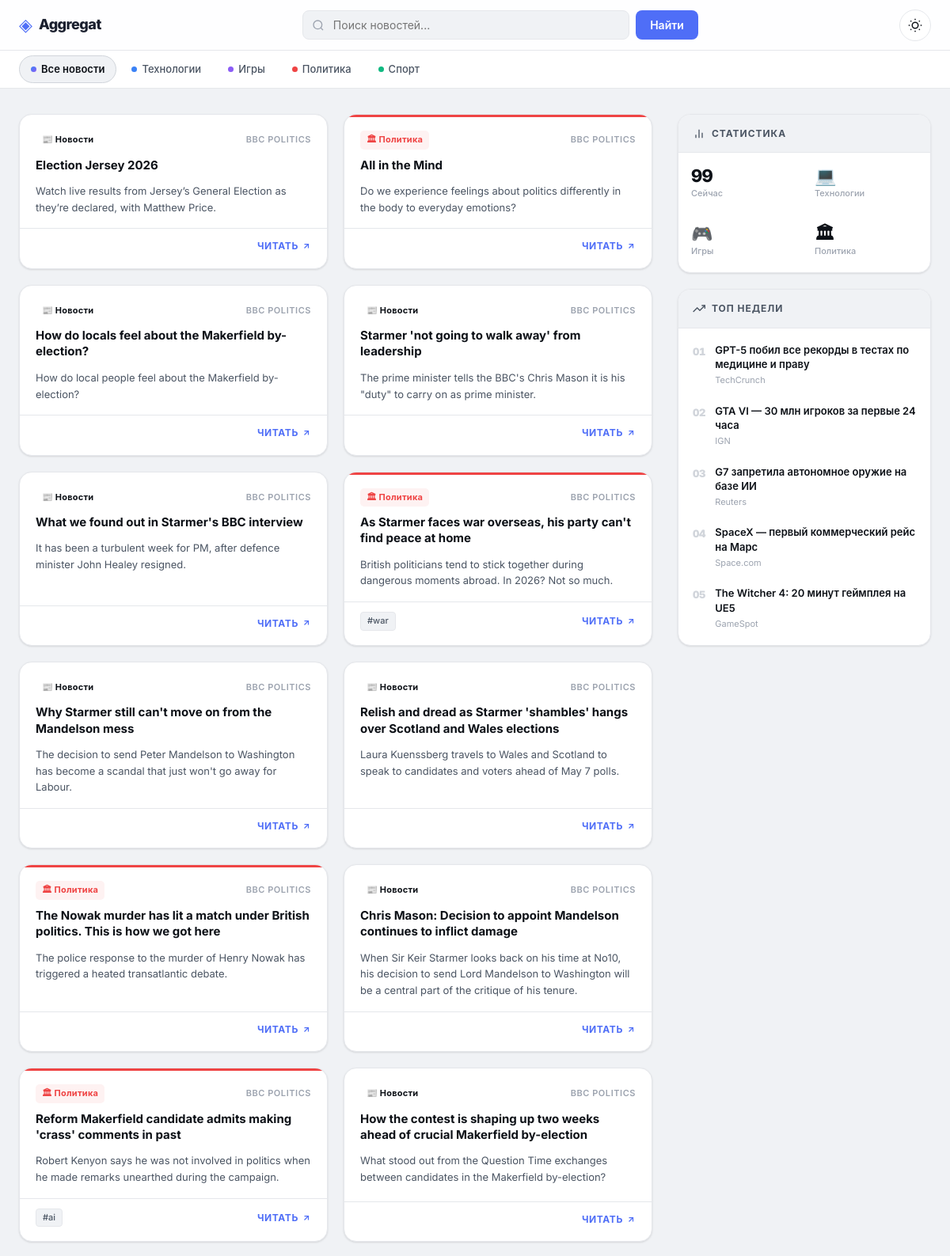
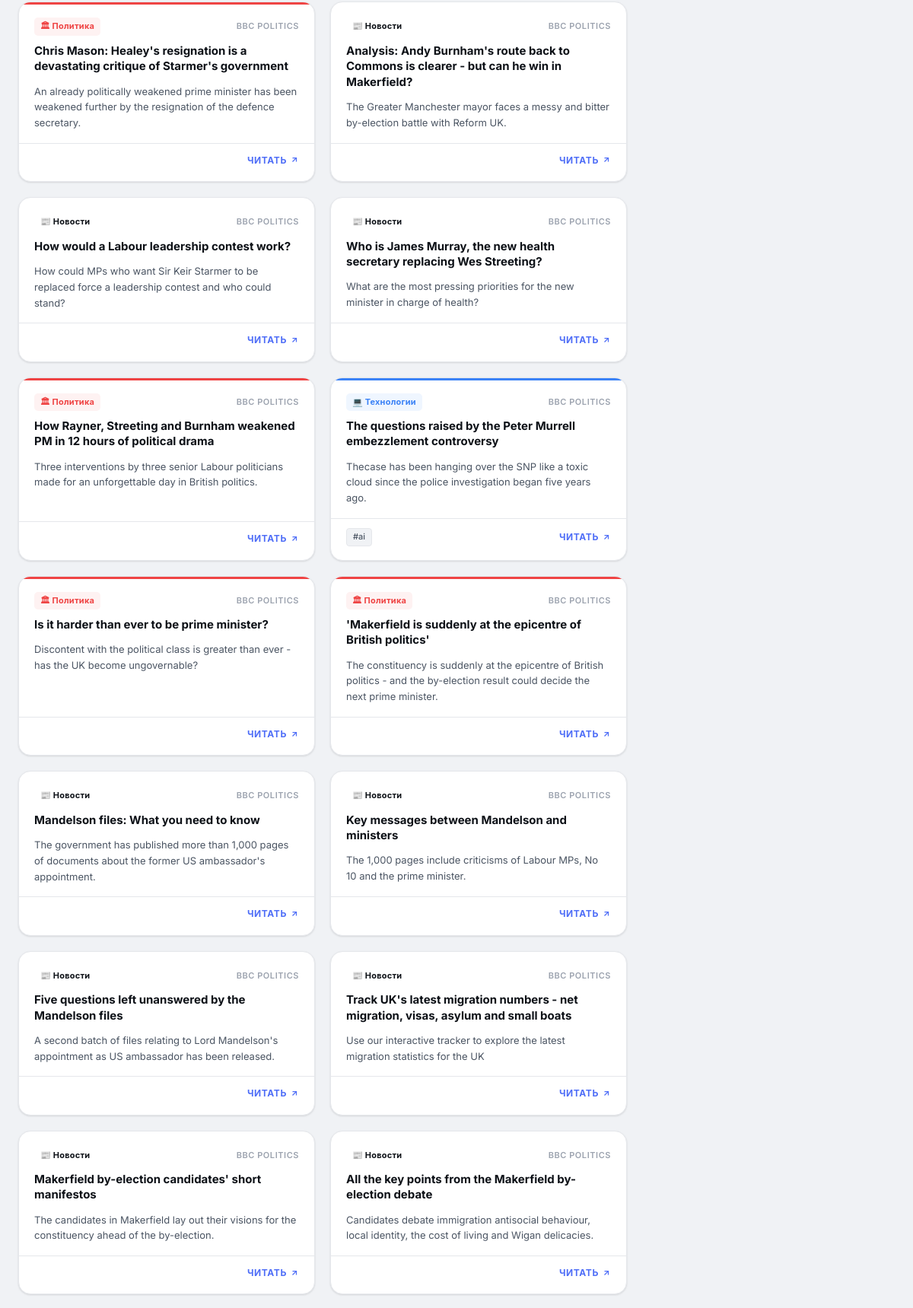
The page / (upper part) on the database its author committed (2 pictures, top to bottom).
### tables this page shows
CREATE TABLE articles (
        id INTEGER PRIMARY KEY AUTOINCREMENT,
        title TEXT UNIQUE,
        link TEXT,
        description TEXT,
        published TEXT,
        source TEXT,
        category TEXT DEFAULT 'Unknown',
        tags TEXT DEFAULT ''
    );

### app.py (the view)
@app.route("/")
def home():
    search = request.args.get("search", "")
    category = request.args.get("category", "")
    conn = get_connection()
    cursor = conn.cursor()
    query = """
        SELECT title, source, link, description, published, category, tags
        FROM articles
        WHERE 1=1
    """
    params = []
    if search:
        query += " AND title LIKE ?"
        params.append(f"%{search}%")
    if category:
        query += " AND category = ?"
        params.append(category)
    query += " ORDER BY id DESC"
    cursor.execute(query, params)
    articles = cursor.fetchall()
    conn.close()
    return render_template("index.html", articles=articles)

### app.py (called while the page is built)
def get_connection():
    return sqlite3.connect(DB_NAME)

### templates/index.html (shortened to what this page needs)
<!DOCTYPE html>
<html lang="ru">
<head>
    <link rel="stylesheet" href="{{ url_for('static', filename='style.css') }}">
</head>
<body>
<nav class="topnav">
    <div class="topnav-inner">
        <a class="brand" href="/">
            <span class="brand-icon">◈</span>
            <span class="brand-name">Aggregat</span>
        </a>
        <form class="search-form" method="GET" action="/">
            <div class="search-wrap">
                <input
                    type="text"
                    name="search"
                    placeholder="Поиск новостей..."
                    value="{{ request.args.get('search', '') }}"
                >
            </div>
            <button type="submit" class="btn-search">Найти</button>
        </form>
        <button class="theme-toggle" onclick="toggleTheme()" aria-label="Переключить тему">
            <svg class="icon-sun" width="18" height="18" viewBox="0 0 24 24" fill="none" stroke="currentColor" stroke-width="2"><circle cx="12" cy="12" r="5"/><path d="M12 1v2M12 21v2M4.22 4.22l1.42 1.42M18.36 18.36l1.42 1.42M1 12h2M21 12h2M4.22 19.78l1.42-1.42M18.36 5.64l1.42-1.42"/></svg>
        </button>
    </div>
</nav>
<div class="catbar">
    <div class="catbar-inner">
        {% set current_cat = request.args.get('category', '')|lower %}
        <a href="/" class="cat-pill {% if not current_cat %}active{% endif %}">
            <span class="cat-dot all"></span>Все новости
        </a>
        <a href="/?category=technology" class="cat-pill {% if current_cat == 'technology' %}active{% endif %}">
            <span class="cat-dot tech"></span>Технологии
        </a>
        <a href="/?category=gaming" class="cat-pill {% if current_cat == 'gaming' %}active{% endif %}">
            <span class="cat-dot gaming"></span>Игры
        </a>
        <a href="/?category=politics" class="cat-pill {% if current_cat == 'politics' %}active{% endif %}">
            <span class="cat-dot politics"></span>Политика
        </a>
        <a href="/?category=sport" class="cat-pill {% if current_cat == 'sport' %}active{% endif %}">
            <span class="cat-dot sport"></span>Спорт
        </a>
    </div>
</div>
<div class="page-wrapper">
    <main class="feed">
        {% if articles %}
            {% for article in articles %}
            {% set clean_cat = (article[5]|default('unknown')|string|trim|lower) %}
            <article class="card cat-{{ clean_cat }}">
                <div class="card-header">
                    <div class="card-meta-row">
                        <span class="badge badge-{{ clean_cat }}">
                            {% if clean_cat == 'technology' %}💻 Технологии
                            {% elif clean_cat == 'gaming' %}🎮 Игры
                            {% elif clean_cat == 'politics' %}🏛 Политика
                            {% elif clean_cat == 'sport' %}⚽ Спорт
                            {% else %}📰 Новости{% endif %}
                        </span>
                        <span class="source-name">{{ article[1] }}</span>
                    </div>
                    <h2 class="card-title"><a href="{{ article[2] }}" target="_blank" rel="noopener">{{ article[0] }}</a></h2>
                </div>
                {% if article[3] %}
                <p class="card-desc">{{ article[3][:200] }}{% if article[3]|length > 200 %}…{% endif %}</p>
                {% endif %}
                <div class="card-footer">
                    <div class="tags">
                        {% for tag in (article[6] or '').split(',') if tag.strip() %}
                        <span class="tag">#{{ tag.strip() }}</span>
                        {% endfor %}
                    </div>
                    <a href="{{ article[2] }}" target="_blank" rel="noopener" class="read-link">
                        Читать <svg width="12" height="12" viewBox="0 0 24 24" fill="none" stroke="currentColor" stroke-width="2.5"><line x1="7" y1="17" x2="17" y2="7"/><polyline points="7 7 17 7 17 17"/></svg>
                    </a>
                </div>
            </article>
            {% endfor %}
        {% endif %}
    </main>
    <aside class="sidebar">
        <div class="sidebar-sticky">
            <div class="widget">
                <div class="widget-header">
                    <svg width="16" height="16" viewBox="0 0 24 24" fill="none" stroke="currentColor" stroke-width="2"><path d="M18 20V10"/><path d="M12 20V4"/><path d="M6 20v-6"/></svg>
                    Статистика
                </div>
                <div class="stats-grid">
                    <div class="stat-item">
                        <span class="stat-num">{{ articles|length }}</span>
                        <span class="stat-label">Сейчас</span>
                    </div>
                    <div class="stat-item">
                        <span class="stat-num tech-color">💻</span>
                        <span class="stat-label">Технологии</span>
                    </div>
                    <div class="stat-item">
                        <span class="stat-num gaming-color">🎮</span>
                        <span class="stat-label">Игры</span>
                    </div>
                    <div class="stat-item">
                        <span class="stat-num pol-color">🏛</span>
                        <span class="stat-label">Политика</span>
                    </div>
                </div>
            </div>
            <div class="widget">
                <div class="widget-header">
                    <svg width="16" height="16" viewBox="0 0 24 24" fill="none" stroke="currentColor" stroke-width="2"><polyline points="23 6 13.5 15.5 8.5 10.5 1 18"/><polyline points="17 6 23 6 23 12"/></svg>
                    Топ недели
                </div>
                <ol class="trending-list">
                    <li class="trending-item">
                        <span class="trend-num">01</span>
                        <div>
                            <a class="trend-title" href="#">GPT-5 побил все рекорды в тестах по медицине и праву</a>
                            <span class="trend-src">TechCrunch</span>
                        </div>
                    </li>
                    <li class="trending-item">
                        <span class="trend-num">02</span>
                        <div>
                            <a class="trend-title" href="#">GTA VI — 30 млн игроков за первые 24 часа</a>
                            <span class="trend-src">IGN</span>
                        </div>
                    </li>
                    <li class="trending-item">
                        <span class="trend-num">03</span>
                        <div>
                            <a class="trend-title" href="#">G7 запретила автономное оружие на базе ИИ</a>
                            <span class="trend-src">Reuters</span>
                        </div>
                    </li>
                    <li class="trending-item">
                        <span class="trend-num">04</span>
                        <div>
                            <a class="trend-title" href="#">SpaceX — первый коммерческий рейс на Марс</a>
                            <span class="trend-src">Space.com</span>
                        </div>
                    </li>
                    <li class="trending-item">
                        <span class="trend-num">05</span>
                        <div>
                            <a class="trend-title" href="#">The Witcher 4: 20 минут геймплея на UE5</a>
                            <span class="trend-src">GameSpot</span>
                        </div>
                    </li>
                </ol>
            </div>
        </div>
    </aside>
</div>
</body>
</html>

### rows shown on the page
articles: shows "📰 Новости", source "BBC POLITICS", title "Election Jersey 2026", description "Watch live results from Jersey’s General Election as they’re declared, with Matthew Price."
articles: shows "🏛 Политика", source "BBC POLITICS", title "All in the Mind", description "Do we experience feelings about politics differently in the body to everyday emotions?"
articles: shows "📰 Новости", source "BBC POLITICS", title "How do locals feel about the Makerfield by-election?", description "How do local people feel about the Makerfield by-election?"
articles: shows "📰 Новости", source "BBC POLITICS", title "Starmer 'not going to walk away' from leadership", description "The prime minister tells the BBC's Chris Mason it is his \"duty\" to carry on as prime minister."
articles: shows "📰 Новости", source "BBC POLITICS", title "What we found out in Starmer's BBC interview", description "It has been a turbulent week for PM, after defence minister John Healey resigned."
articles: shows "🏛 Политика", source "BBC POLITICS", title "As Starmer faces war overseas, his party can't find peace at home", description "British politicians tend to stick together during dangerous moments abroad. In 2026? Not so much.", strip "war"
articles: shows "📰 Новости", source "BBC POLITICS", title "Why Starmer still can't move on from the Mandelson mess", description "The decision to send Peter Mandelson to Washington has become a scandal that just won't go away for Labour."
articles: shows "📰 Новости", source "BBC POLITICS", title "Relish and dread as Starmer 'shambles' hangs over Scotland and Wales elections", description "Laura Kuenssberg travels to Wales and Scotland to speak to candidates and voters ahead of May 7 polls."
articles: shows "🏛 Политика", source "BBC POLITICS", title "The Nowak murder has lit a match under British politics. This is how we got here", description "The police response to the murder of Henry Nowak has triggered a heated transatlantic debate."
articles: shows "📰 Новости", source "BBC POLITICS", title "Chris Mason: Decision to appoint Mandelson continues to inflict damage", description "When Sir Keir Starmer looks back on his time at No10, his decision to send Lord Mandelson to Washington will be a central part of the critique of his tenure."
articles: shows "🏛 Политика", source "BBC POLITICS", title "Reform Makerfield candidate admits making 'crass' comments in past", description "Robert Kenyon says he was not involved in politics when he made remarks unearthed during the campaign.", strip "ai"
articles: shows "📰 Новости", source "BBC POLITICS", title "How the contest is shaping up two weeks ahead of crucial Makerfield by-election", description "What stood out from the Question Time exchanges between candidates in the Makerfield by-election?"
articles: shows "🏛 Политика", source "BBC POLITICS", title "Chris Mason: Healey's resignation is a devastating critique of Starmer's government", description "An already politically weakened prime minister has been weakened further by the resignation of the defence secretary."
articles: shows "📰 Новости", source "BBC POLITICS", title "Analysis: Andy Burnham's route back to Commons is clearer - but can he win in Makerfield?", description "The Greater Manchester mayor faces a messy and bitter by-election battle with Reform UK."
articles: shows "📰 Новости", source "BBC POLITICS", title "How would a Labour leadership contest work?", description "How could MPs who want Sir Keir Starmer to be replaced force a leadership contest and who could stand?"
articles: shows "📰 Новости", source "BBC POLITICS", title "Who is James Murray, the new health secretary replacing Wes Streeting?", description "What are the most pressing priorities for the new minister in charge of health?"
articles: shows "🏛 Политика", source "BBC POLITICS", title "How Rayner, Streeting and Burnham weakened PM in 12 hours of political drama", description "Three interventions by three senior Labour politicians made for an unforgettable day in British politics."
articles: shows "💻 Технологии", source "BBC POLITICS", title "The questions raised by the Peter Murrell embezzlement controversy", description "Thecase has been hanging over the SNP like a toxic cloud since the police investigation began five years ago.", strip "ai"
articles: shows "🏛 Политика", source "BBC POLITICS", title "Is it harder than ever to be prime minister?", description "Discontent with the political class is greater than ever - has the UK become ungovernable?"
articles: shows "🏛 Политика", source "BBC POLITICS", title "'Makerfield is suddenly at the epicentre of British politics'", description "The constituency is suddenly at the epicentre of British politics - and the by-election result could decide the next prime minister."
articles: shows "📰 Новости", source "BBC POLITICS", title "Mandelson files: What you need to know", description "The government has published more than 1,000 pages of documents about the former US ambassador's appointment."
articles: shows "📰 Новости", source "BBC POLITICS", title "Key messages between Mandelson and ministers", description "The 1,000 pages include criticisms of Labour MPs, No 10 and the prime minister."
articles: shows "📰 Новости", source "BBC POLITICS", title "Five questions left unanswered by the Mandelson files", description "A second batch of files relating to Lord Mandelson's appointment as US ambassador has been released."
articles: shows "📰 Новости", source "BBC POLITICS", title "Track UK's latest migration numbers - net migration, visas, asylum and small boats", description "Use our interactive tracker to explore the latest migration statistics for the UK"
articles: shows "📰 Новости", source "BBC POLITICS", title "Makerfield by-election candidates' short manifestos", description "The candidates in Makerfield lay out their visions for the constituency ahead of the by-election."
articles: shows "📰 Новости", source "BBC POLITICS", title "All the key points from the Makerfield by-election debate", description "Candidates debate immigration antisocial behaviour, local identity, the cost of living and Wigan delicacies."

### other values the page prints
{{ articles|length }} "99"
